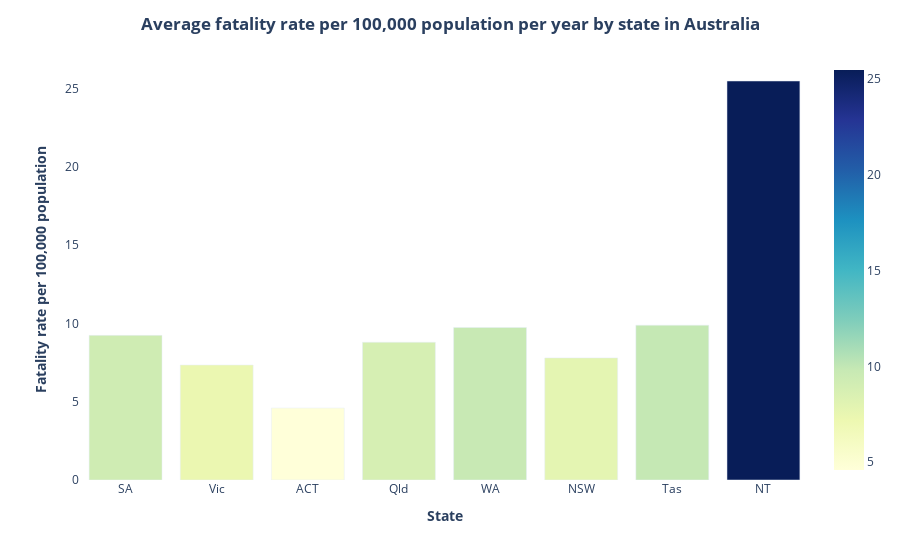

Notebook code cell kept with this figure:
### Code cell
# Draw the graph
fig_state_rate = px.bar(yearly_states_rate_data, x='state_name', y='rate',
             color='rate',
             color_continuous_scale=px.colors.sequential.YlGnBu,
             labels={'state_name':'State','rate':''}
                  )

fig_state_rate.update_layout(
    title_text="<b>Average fatality rate per 100,000 population per year by state in Australia<b>",
    plot_bgcolor='white',
    xaxis_title_text="<b>State<b>",
    yaxis_title_text="<b>Fatality rate per 100,000 population<b>",title_x=0.5
)

fig_state_rate.show()

# Draw the map
data = add_newinfinjson(yearly_states_rate_data, 'rate', 'Average fatality rate per 100,000 population per year')  

m = folium.Map(Australia_Location, zoom_start=4)
folium.TileLayer('cartodbpositron').add_to(m)
choropleth = folium.Choropleth(
    geo_data=data,    # this data is for shpae of states 
    name='choropleth',
    data=yearly_states_rate_data, # this data is for the toatal numbers for each states
    columns=['state_id', 'rate'], 
    key_on='feature.id',  # this is the key that indefine states
    fill_color='YlGnBu', # set the color of the map YlGnBu
    fill_opacity=1,
    line_opacity=1,
    legend_name='yearly fatality rate per 100,000 population', 
    bins=np.arange(3,33,3),
).add_to(m)


choropleth.geojson.add_child(
    folium.features.GeoJsonTooltip(['Average fatality rate per 100,000 population per year'])
)
m

### Figure 1 — Plotly figure (JSON) as saved in the notebook; plotly's stock layout.template omitted (floating-point values rounded to 4 significant figures)
{"data": [{"alignmentgroup": "True", "hovertemplate": "State=%{x}<br>=%{marker.color}<extra></extra>", "legendgroup": "", "marker": {"color": [9.237, 7.343, 4.597, 8.797, 9.739, 7.798, 9.889, 25.48], "coloraxis": "coloraxis"}, "name": "", "offsetgroup": "", "orientation": "v", "showlegend": false, "textposition": "auto", "type": "bar", "x": ["SA", "Vic", "ACT", "Qld", "WA", "NSW", "Tas", "NT"], "xaxis": "x", "y": [9.237, 7.343, 4.597, 8.797, 9.739, 7.798, 9.889, 25.48], "yaxis": "y"}], "layout": {"barmode": "relative", "coloraxis": {"colorbar": {"title": {"text": ""}}, "colorscale": [[0, "rgb(255,255,217)"], [0.125, "rgb(237,248,177)"], [0.25, "rgb(199,233,180)"], [0.375, "rgb(127,205,187)"], [0.5, "rgb(65,182,196)"], [0.625, "rgb(29,145,192)"], [0.75, "rgb(34,94,168)"], [0.875, "rgb(37,52,148)"], [1, "rgb(8,29,88)"]]}, "legend": {"tracegroupgap": 0}, "margin": {"t": 60}, "plot_bgcolor": "white", "title": {"text": "<b>Average fatality rate per 100,000 population per year by state in Australia<b>", "x": 0.5}, "xaxis": {"anchor": "y", "domain": [0, 1], "title": {"text": "<b>State<b>"}}, "yaxis": {"anchor": "x", "domain": [0, 1], "title": {"text": "<b>Fatality rate per 100,000 population<b>"}}}}
